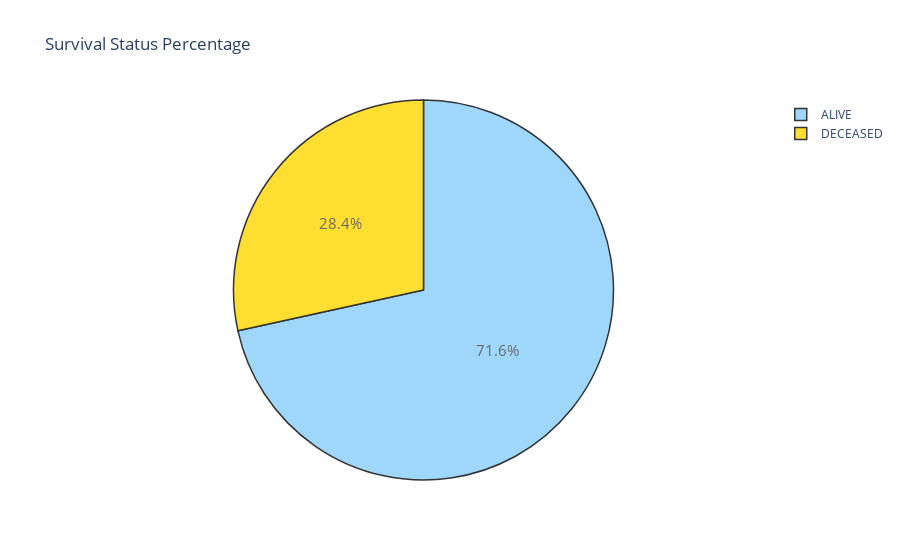

Notebook cell for this chart:
### Code cell
# create a pie chart to visualize the percentage of survival status 
trace = go.Pie(labels = ['ALIVE','DECEASED'], values = df['Patient\'s Vital Status'].value_counts(),
               textfont=dict(size=15), opacity = 0.8, marker=dict(colors=['lightskyblue', 'gold'], 
               line=dict(color='#000000', width=1.5)))
layout = dict(title ='Survival Status Percentage') # plot title
fig = dict(data = [trace], layout=layout)
py.iplot(fig)

### Figure 1 — Plotly figure (JSON) as saved in the notebook; plotly's stock layout.template omitted (floating-point values rounded to 4 significant figures)
{"data": [{"labels": ["ALIVE", "DECEASED"], "marker": {"colors": ["lightskyblue", "gold"], "line": {"color": "#000000", "width": 1.5}}, "opacity": 0.8, "textfont": {"size": 15}, "type": "pie", "values": [7830, 3113]}], "layout": {"title": {"text": "Survival Status Percentage"}}}
